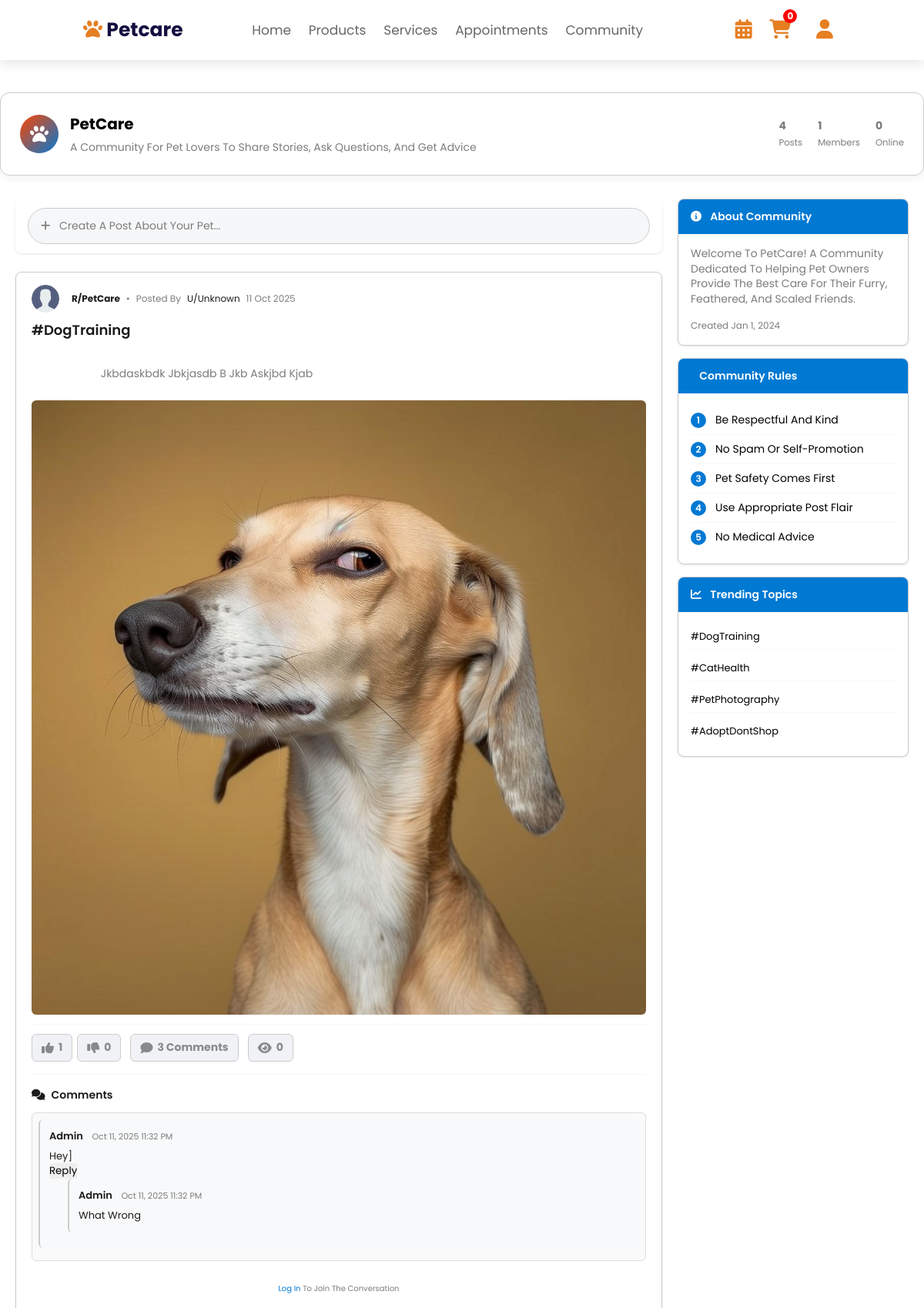
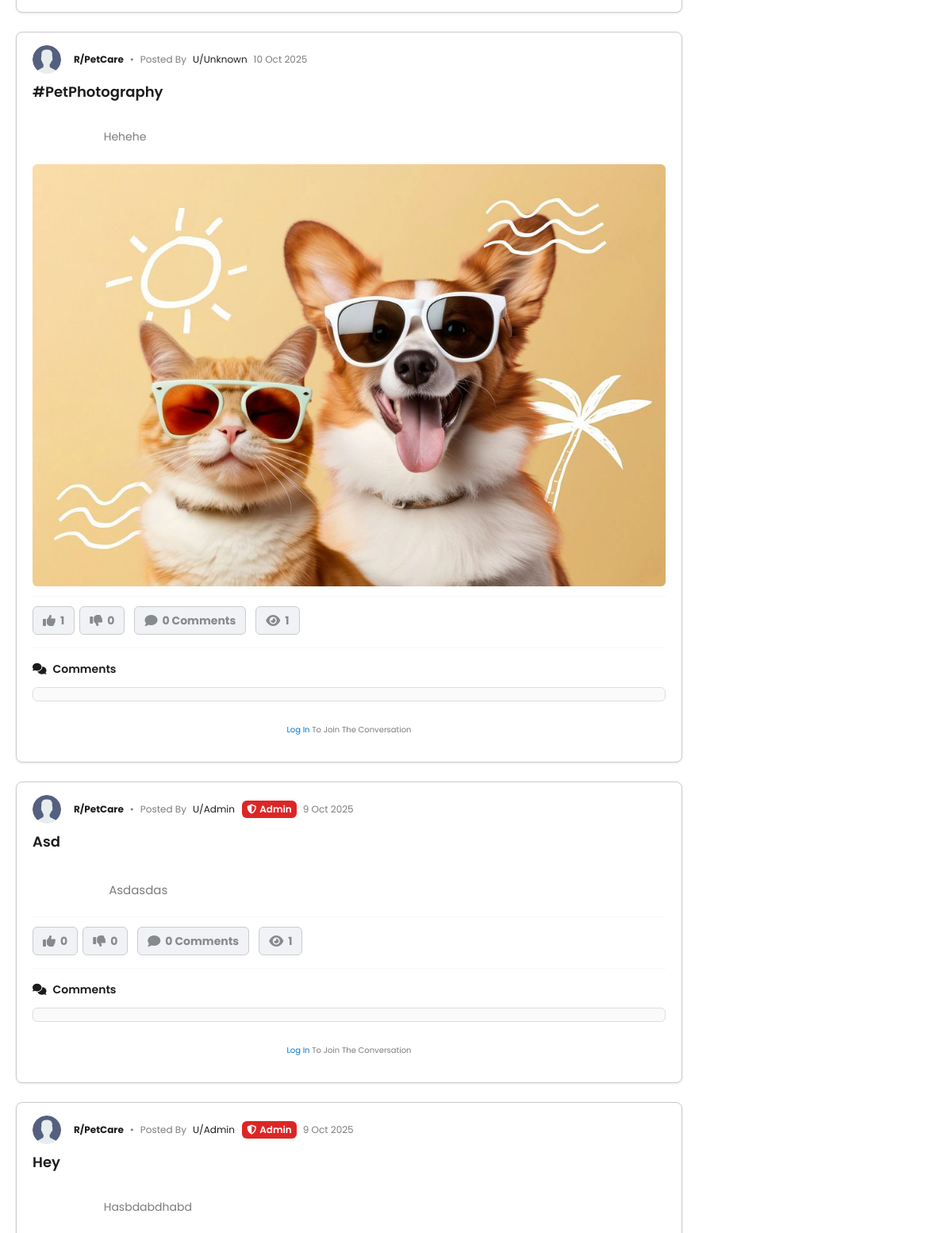
The page /community.php (upper part) on the database its author committed (2 pictures, top to bottom).
### tables this page shows
CREATE TABLE `community_posts` (
  `id` int(11) NOT NULL,
  `user_id` varchar(36) NOT NULL,
  `title` varchar(255) NOT NULL,
  `content` text NOT NULL,
  `image` varchar(255) DEFAULT NULL,
  `score` int(11) DEFAULT 0,
  `views` int(11) DEFAULT 0,
  `created_at` datetime DEFAULT current_timestamp(),
  `status` enum('active','deleted') NOT NULL DEFAULT 'active',
  `is_announcement` tinyint(1) NOT NULL DEFAULT 0,
  `is_admin_post` tinyint(1) NOT NULL DEFAULT 0,
  `poster_type` enum('user','admin') NOT NULL DEFAULT 'user'
);

CREATE TABLE `community_comments` (
  `id` int(11) NOT NULL,
  `post_id` int(11) NOT NULL,
  `user_id` varchar(36) NOT NULL,
  `comment` text NOT NULL,
  `created_at` datetime DEFAULT current_timestamp(),
  `parent_id` int(11) DEFAULT NULL
);

### components/auth.php (called while the page is built, shortened)
<?php
$user_id = '';
?>

### community.php (the view, shortened to what this page needs)
<?php
require_once 'components/auth.php';
try {
    $conn->query("SELECT is_announcement FROM community_posts LIMIT 1");
} catch (PDOException $e) {
    $conn->exec("ALTER TABLE community_posts ADD COLUMN is_announcement TINYINT(1) NOT NULL DEFAULT 0");
}
$stmt = $conn->query("
    SELECT
        p.*,
        COALESCE(u.name, 'Unknown') AS name,
        CASE
            WHEN u.profile_pic IS NULL OR u.profile_pic = '' THEN 'uploads/user.png'
            ELSE u.profile_pic
        END AS profile_pic,
        CASE
            WHEN p.is_admin_post = 1 OR p.user_id = 'admin' THEN 'admin'
            ELSE 'user'
        END AS poster_type,
        (SELECT COUNT(*) FROM community_comments c WHERE c.post_id = p.id) AS comment_count,
        (SELECT COUNT(*) FROM community_votes v WHERE v.post_id = p.id AND v.upvote = 1) AS upvote_count,
        (SELECT COUNT(*) FROM community_votes v WHERE v.post_id = p.id AND v.downvote = 1) AS downvote_count
    FROM community_posts p
    LEFT JOIN users u ON p.user_id = u.id
    WHERE p.status = 'active' AND p.is_announcement = 0
    ORDER BY p.created_at DESC
");
$posts = $stmt->fetchAll(PDO::FETCH_ASSOC);
foreach ($posts as &$post) {
    $comments_stmt = $conn->prepare("
        SELECT c.*, COALESCE(u.name, 'Admin') AS name
        FROM community_comments c
        LEFT JOIN users u ON c.user_id = u.id
        WHERE c.post_id = ?
        ORDER BY c.created_at ASC
    ");
    $comments_stmt->execute([$post['id']]);
    $all_comments = $comments_stmt->fetchAll(PDO::FETCH_ASSOC);
}
$total_members_stmt = $conn->prepare("
    SELECT COUNT(*)
    FROM users
    WHERE is_verified = 1
      AND status != 'banned'
      AND role = 'user'
");
$total_members_stmt->execute();
$total_members = (int)$total_members_stmt->fetchColumn();
$online_stmt = $conn->prepare("
    SELECT id
    FROM users
    WHERE last_activity >= (NOW() - INTERVAL 5 MINUTE)
      AND is_verified = 1
      AND status != 'banned'
      AND role = 'user'
");
$online_stmt->execute();
$online_ids = $online_stmt->fetchAll(PDO::FETCH_COLUMN);
$online_count = count($online_ids);
?>
<!DOCTYPE html>
<html lang="en">
<head>
<link rel="stylesheet" href="assets/css/header.css">
<link rel="stylesheet" href="assets/css/community.css">
<link rel="stylesheet" href="https://cdnjs.cloudflare.com/ajax/libs/font-awesome/6.5.1/css/all.min.css">
</head>
<body>
<?php include 'components/user_header.php'?>
    <div class="community-header">
        <div class="community-title">
            <div class="community-icon">
                <i class="fas fa-paw"></i>
            </div>
            <div>
                <h2>PetCare</h2>
                <div style="font-size: 14px; color: var(--text-secondary); margin-top: 4px;">
                    A community for pet lovers to share stories, ask questions, and get advice
                </div>
            </div>
            <div class="community-stats">
                <div><strong><?= count($posts) ?></strong><br><small>Posts</small></div>
                <div><strong><?= $total_members ?></strong><br><small>Members</small></div>
                <div><strong><?= $online_count ?></strong><br><small>Online</small></div>
            </div>
        </div>
    </div>
    <div class="main-container">
       <div class="content-area">
            <div class="create-post-container">
                <button class="btn-create" onclick="openModal()">
                    <i class="fas fa-plus" style="margin-right: 8px;"></i>
                    Create a post about your pet...
                </button>
            </div>
            <?php foreach($posts as $index => $post): ?>
            <div class="post-card" data-post-id="<?= $post['id'] ?>">
                <div class="post-content">
                    <div class="post-header">
                       <div class="post-author-pic-wrapper" style="position: relative; display: inline-block;">
                            <?php
                                $profileImage = !empty($post['profile_pic']) && file_exists($post['profile_pic'])
                                    ? $post['profile_pic']
                                    : 'uploads/user.png';
                            ?>
                            <img src="<?= htmlspecialchars($profileImage) ?>"
                                alt="Profile Picture"
                                class="post-author-pic"
                                style="cursor:pointer;"
                                data-user-id="<?= $post['user_id'] ?>">
                        </div>
                        <span class="post-community">r/PetCare</span>
                        <span>•</span>
                        <span>Posted by</span>
                        <span class="post-author" style="cursor:pointer;" data-user-id="<?= $post['user_id'] ?>">
                            <?php if ($post['poster_type'] === 'admin'): ?>
                                u/Admin
                                <span class="admin-badge"><i class="fas fa-shield-alt"></i> Admin</span>
                            <?php else: ?>
                                u/<?= htmlspecialchars($post['name'] ?: 'Unknown') ?>
                            <?php endif; ?>
                        </span>
                        <span><?= date("j M Y", strtotime($post['created_at'])) ?></span>
                    </div>
                    <div class="post-title" onclick='openPostModal(<?= htmlspecialchars(json_encode([
                        "title" => $post['title'],
                        "name" => $post['name'],
                        "created_at" => date("M d, Y h:i A", strtotime($post['created_at'])),
                        "content" => $post['content'],
                        "image" => $post['image'],
                        "score" => $post['score'],
                        "comment_count" => $post['comment_count'],
                        "views" => $post['views']
                    ]), ENT_QUOTES) ?>)'>
                        <?= htmlspecialchars($post['title']) ?>
                    </div>
                    <div class="post-snippet">
                        <?php
                        $snippet = htmlspecialchars($post['content']);
                        echo strlen($snippet) > 200 ? substr($snippet, 0, 200) . "..." : $snippet;
                        ?>
                    </div>
                    <?php if (!empty($post['image']) && file_exists($post['image'])): ?>
                    <img src="<?= htmlspecialchars($post['image']) ?>"
                        class="post-image"
                        onclick='openPostModal(<?= htmlspecialchars(json_encode([
                            "title" => $post['title'],
                            "name" => $post['name'],
                            "created_at" => date("M d, Y h:i A", strtotime($post['created_at'])),
                            "content" => $post['content'],
                            "image" => $post['image'],
                            "score" => $post['score'],
                            "comment_count" => $post['comment_count'],
                            "views" => $post['views']
                        ]), ENT_QUOTES) ?>)'>
                    <?php endif; ?>
                    <div class="post-actions">
                        <div class="vote-buttons">
                            <button class="vote-btn upvote-btn <?= $user_vote === 'upvote' ? 'voted' : '' ?>"
                                    data-id="<?= $post['id'] ?>" data-vote-type="upvote">
                                <i class="fas fa-thumbs-up"></i>
                                <span class="upvote-count"><?= (int)$post['upvote_count'] ?></span>
                            </button>
                            <button class="vote-btn downvote-btn <?= $user_vote === 'downvote' ? 'voted' : '' ?>"
                                    data-id="<?= $post['id'] ?>" data-vote-type="downvote">
                                <i class="fas fa-thumbs-down"></i>
                                <span class="downvote-count"><?= (int)$post['downvote_count'] ?></span>
                            </button>
                        </div>
                        <button class="action-btn comment-btn" data-post-id="<?= $post['id'] ?>">
                            <i class="fas fa-comment"></i>
                            <?= (int)$post['comment_count'] ?> Comments
                        </button>
                        <button class="action-btn view-btn" data-post-id="<?= $post['id'] ?>">
                            <i class="fas fa-eye"></i> <span class="view-count"><?= (int)$post['views'] ?></span>
                        </button>
                    </div>
                    <div class="comments-section" id="comments-<?= $post['id'] ?>">
                        <h4><i class="fas fa-comments" style="margin-right: 8px;"></i>Comments</h4>
                        <div class="comments-list scrollable-comments">
                            <?php foreach($post['comments'] as $comment): ?>
                                <div class="comment" id="comment-<?= $comment['id'] ?>">
                                    <strong><?= htmlspecialchars($comment['name']) ?></strong>
                                    <small><?= date("M d, Y h:i A", strtotime($comment['created_at'])) ?></small>
                                    <p><?= nl2br(htmlspecialchars($comment['comment'])) ?></p>
                                    <div class="comment-actions">
                                        <button class="reply-btn" data-id="<?= $comment['id'] ?>" data-post="<?= $post['id'] ?>">Reply</button>
                                    </div>
                                    <?php if(!empty($comment['replies'])): ?>
                                        <div class="replies" style="margin-left: 24px;">
                                            <?php foreach($comment['replies'] as $reply): ?>
                                                <div class="comment reply" id="comment-<?= $reply['id'] ?>">
                                                    <strong><?= htmlspecialchars($reply['name']) ?></strong>
                                                    <small><?= date("M d, Y h:i A", strtotime($reply['created_at'])) ?></small>
                                                    <p><?= nl2br(htmlspecialchars($reply['comment'])) ?></p>
                                                </div>
                                            <?php endforeach; ?>
                                        </div>
                                    <?php endif; ?>
                                </div>
                            <?php endforeach; ?>
                        </div>
                        <?php if($user_id): ?>
                            <div class="replying-to" id="replying-to-<?= $post['id'] ?>" style="display:none; margin-bottom:8px; font-size:14px; color:var(--text-secondary);">
                                Replying to: <span class="reply-name"></span>
                                <button type="button" class="cancel-reply-btn" style="margin-left:8px;">Cancel</button>
                            </div>
                            <textarea class="new-comment" data-post="<?= $post['id'] ?>" rows="2" placeholder="What are your thoughts?"></textarea>
                            <button class="add-comment-btn" data-post="<?= $post['id'] ?>">Comment</button>
                        <?php else: ?>
                            <p style="text-align:center;padding:16px;color:var(--text-secondary);">
                                <a href="signin.php" style="color:var(--reddit-blue);">Log in</a> to join the conversation
                            </p>
                        <?php endif; ?>
                    </div>
                </div>
            </div>
            <?php endforeach; ?>
        </div>
        <div class="sidebar">
            <div class="sidebar-card">
                <div class="sidebar-header">
                    <i class="fas fa-info-circle" style="margin-right: 8px;"></i>
                    About Community
                </div>
                <div class="sidebar-content">
                    <p style="font-size: 14px; line-height: 1.4; color: var(--text-secondary); margin-bottom: 16px;">
                        Welcome to PetCare! A community dedicated to helping pet owners provide the best care for their furry, feathered, and scaled friends.
                    </p>
                    <div style="display: flex; justify-content: space-between; font-size: 12px; color: var(--text-secondary);">
                        <span>Created Jan 1, 2024</span>
                    </div>
                </div>
            </div>
            <div class="sidebar-card">
                <div class="sidebar-header">
                    Community Rules
                </div>
                <div class="sidebar-content">
                    <ol class="community-rules">
                        <li>Be respectful and kind</li>
                        <li>No spam or self-promotion</li>
                        <li>Pet safety comes first</li>
                        <li>Use appropriate post flair</li>
                        <li>No medical advice</li>
                    </ol>
                </div>
            </div>
                <div class="sidebar-card">
                    <div class="sidebar-header">
                        <i class="fas fa-chart-line" style="margin-right: 8px;"></i>
                        Trending Topics
                    </div>
                    <div class="sidebar-content">
                        <div class="trending-tags" style="display: flex; flex-direction: column; gap: 8px; font-size: 13px;">
                            <div class="trending-tag" data-tag="DogTraining" style="padding: 6px 0; border-bottom: 1px solid var(--reddit-light-gray); cursor: pointer;">
                                #DogTraining
                            </div>
                            <div class="trending-tag" data-tag="CatHealth" style="padding: 6px 0; border-bottom: 1px solid var(--reddit-light-gray); cursor: pointer;">
                                #CatHealth
                            </div>
                            <div class="trending-tag" data-tag="PetPhotography" style="padding: 6px 0; border-bottom: 1px solid var(--reddit-light-gray); cursor: pointer;">
                                #PetPhotography
                            </div>
                            <div class="trending-tag" data-tag="AdoptDontShop" style="padding: 6px 0; cursor: pointer;">
                                #AdoptDontShop
                            </div>
                        </div>
                    </div>
                </div>
            </div>
        </div>
</body>
</html>

### assets/css/header.css (style rules this page uses)
:root { --carrot-color: #e67e22; --black: #130f40; --white: #fff; --light-color: #666; --light-bg: #eee; --border: 0.2rem solid #130f40; --box-shadow: 0 0.5rem 1.5rem rgba(0, 0, 0, 0.1); }
* { font-family: "Poppins", sans-serif; margin: 0; padding: 0; box-sizing: border-box; outline: none; border: none; text-decoration: none; text-transform: capitalize; transition: 0.2s linear; }
html { font-size: 62.5%; overflow-x: hidden; scroll-behavior: smooth; scroll-padding-top: 4rem; }

### community.php (style rules this page uses)
.admin-badge { background-color: #dc2626; color: #fff; font-size: 12px; font-weight: 600; padding: 2px 6px; border-radius: 6px; margin-left: 6px; display: inline-flex; align-items: center; gap: 4px; }
.admin-badge i { font-size: 12px; }

### rows shown on the page
community_posts: name "Unknown", created_at "11 Oct 2025", title "#DogTraining", content "Jkbdaskbdk Jbkjasdb B Jkb Askjbd Kjab", image (picture), upvote_count "1", downvote_count "0", comment_count "3", views "0", shows "Log In"
community_comments: name "Admin", created_at "Oct 11, 2025 11:32 PM", comment "Hey]"
community_comments: name "Admin", created_at "Oct 11, 2025 11:32 PM", comment "What Wrong"
community_posts: name "Unknown", created_at "10 Oct 2025", title "#PetPhotography", content "Hehehe", image (picture), upvote_count "1", downvote_count "0", comment_count "0", views "1", shows "Log In"
community_posts: shows "U/Admin", created_at "9 Oct 2025", title "Asd", content "Asdasdas", upvote_count "0", downvote_count "0", comment_count "0", views "1", shows "Log In"
community_posts: shows "U/Admin", created_at "9 Oct 2025", title "Hey", content "Hasbdabdhabd"

### other values the page prints
$cart_count "0"
count($posts) "4"
$total_members "1"
$online_count "0"
